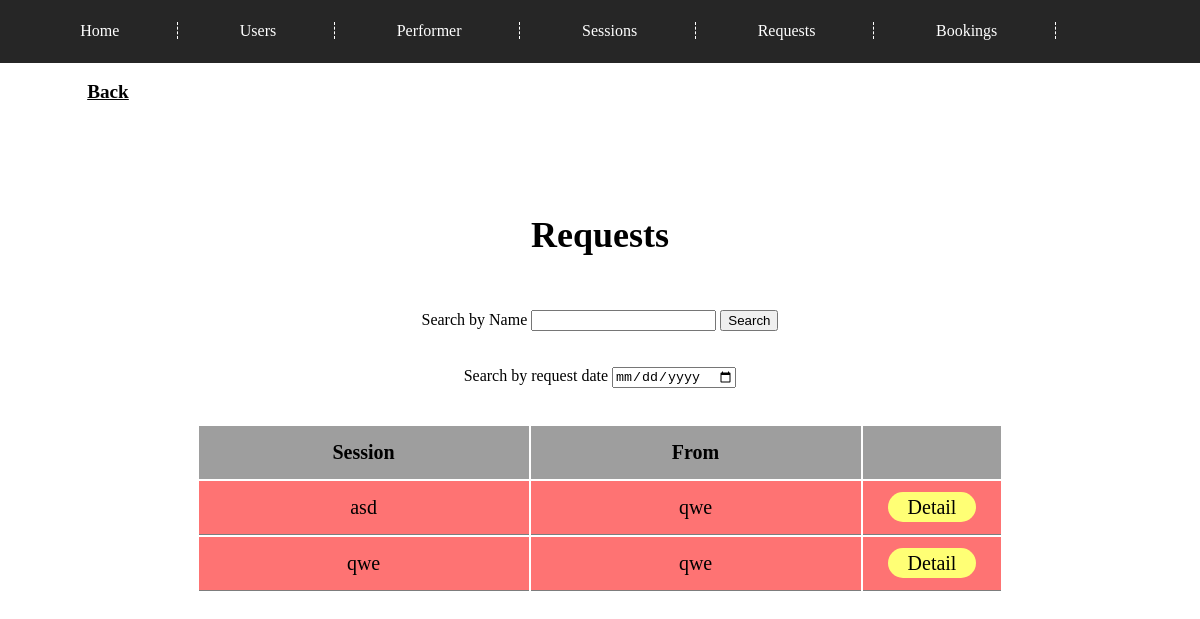
The app's page /UI_admin/requests.php with its own data.
### tables this page shows
CREATE TABLE `session` (
  `session_id` int(11) NOT NULL,
  `session_name` varchar(50) DEFAULT NULL,
  `session_date` datetime DEFAULT NULL,
  `p_alias` varchar(50) DEFAULT NULL,
  `price` int(11) DEFAULT NULL,
  `performers` int(11) DEFAULT NULL,
  `admins` int(11) DEFAULT NULL,
  `approval` tinyint(1) DEFAULT NULL
);

CREATE TABLE `performer` (
  `performer_id` int(11) NOT NULL,
  `username` varchar(50) DEFAULT NULL,
  `password` varbinary(255) DEFAULT NULL,
  `fname` varchar(50) DEFAULT NULL,
  `lname` varchar(50) DEFAULT NULL,
  `p_alias` varchar(50) DEFAULT NULL,
  `payment_method` enum('Prompt Pay','Credit Card','True Money Wallet','Paypal') DEFAULT NULL,
  `admins` int(11) DEFAULT NULL,
  `status` tinyint(1) NOT NULL DEFAULT '1'
);

### UI_admin/requests.php (the view, shortened to what this page needs)
<?php
require_once('dbconn.php');
$name = $_GET['name'];
$date = $_GET['date'];
if (isset($_GET['search_name'])) {
    $q = "select * from session s inner join performer p on s.performers = p.performer_id inner join equipment e on s.session_id = e.session";
    if($name && !empty($name)){
        $q .= " and session_name like '%$name%' or username like '%$name%'";
    } if($date && !empty($date)){
        $q .= " and session_date like '%$date%'";
    }
} else {
    $q = "select * from session s inner join performer p on s.performers = p.performer_id inner join equipment e on s.session_id = e.session;";
}
$result = mysqli_query($mysqli, $q);
?>
<!DOCTYPE html>
<html lang="en">
<head>
    <link rel="stylesheet" href="style1.css">
</head>
<body>
    <?php include 'top_a.php'; ?>
    <div id="content">
        <br>
        <div id="back">
            <a href="home_a.php" class="back">Back</a>
        </div>
        <div id="main">
            <h2>Requests</h2>
            <form action="requests.php" method="GET">
                <label>Search by Name</label>
                <input type="text" name="name">
                <input type="submit" name="search_name" value="Search"><br><br><br>
                <label>Search by request date</label>
                <input type="date" name="date"><br><br><br>
            </form>
            <table>
                <tr>
                    <th style="column-width: 15em; ">Session</th>
                    <th style="column-width: 15em; ">From</td>
                    <th style="column-width: 3em;"></th>
                </tr>
                <?php
                    while ( $row = $result->fetch_array() ){ ?>
                <tr>
                    <td style="<? if( $row['req_approval'] == 1){ echo "background-color: rgb(128, 254, 141)";} else { echo "background-color: rgb(254, 115, 115)";}?>"><? echo $row['session_name']?></td>
                    <td style="<? if( $row['req_approval'] == 1){ echo "background-color: rgb(128, 254, 141)";} else { echo "background-color: rgb(254, 115, 115)";}?>"><? echo $row['p_alias']?></td>
                    <td style="<? if( $row['req_approval'] == 1){ echo "background-color: rgb(128, 254, 141)";} else { echo "background-color: rgb(254, 115, 115)";}?>"><a href="check_req.php?sid=<? echo $row['session_id']?>" id="edit">Detail</a></td>
                </tr>
                   <?php } ?>
            </table>
        </div>
    </div>
</body>
</html>

### UI_admin/style1.css (style rules this page uses)
* { box-sizing: border-box; }
html, body { height: 100%; margin: 0; padding: 0; font-family: 'Times New Roman', Times, serif, serif; position: relative; }
body { display: flex; flex-direction: column; }
div#content { display: flex; height: 100%; flex-direction: column; margin: 0px; }
div#main { text-align: center; padding: 20px; }
#main h2 { font-size: 2.25em; margin: 1.5em; }
#main table { margin: 0 auto; font-size: 1.25em; }
#main th { background-color: #9e9e9e; padding: 0.75em; }
#main td { padding: 0.75em; border-bottom: 1px solid #7d7d7d; }
#main a { padding-left:1em; padding-right: 1em; padding-top: 0.2em; padding-bottom: 0.2em; margin: 0.5em; border-radius: 1em; text-decoration: none; }
#main a[id="edit"] { background-color: rgb(255, 255, 117); color: black; }
div#back { text-align: center; font-weight: bolder; height: 8%; }
#back a { padding-left:1.5em; padding-right: 1.5em; padding-top: 0.5em; padding-bottom: 0.5em; color:black; font-size: 1.2em; margin-left: 3%; margin-right: 85%; margin-top: 3em; border-radius: 1em; }

### records on screen
session: session_name "asd", performers.p_alias "qwe"
session: session_name "qwe", performers.p_alias "qwe"
